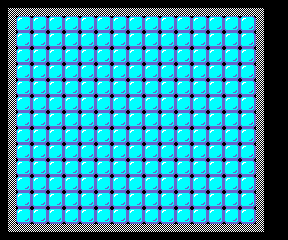

Below is a game level as drawn by its tile map, then a one-line description and the .tmx file that defines it, in full:
An orthogonal 18x15 tile map with 16x16 px tiles, 1 tile layer (Tile Layer 1).

<map version="1.9" tiledversion="1.9.2" orientation="orthogonal" renderorder="right-down" width="18" height="15" tilewidth="16" tileheight="16" infinite="0" nextlayerid="2" nextobjectid="1">
 <tileset firstgid="1" source="pa-tileset.tsx" />
 <layer id="1" name="Tile Layer 1" width="18" height="15">
  <data encoding="csv">
2,3,3,3,3,3,3,3,3,3,3,3,3,3,3,3,4,0,
9,10,10,10,10,10,10,10,10,10,10,10,10,10,10,10,5,0,
9,10,10,10,10,10,10,10,10,10,10,10,10,10,10,10,5,0,
9,10,10,10,10,10,10,10,10,10,10,10,10,10,10,10,5,0,
9,10,10,10,10,10,10,10,10,10,10,10,10,10,10,10,5,0,
9,10,10,10,10,10,10,10,10,10,10,10,10,10,10,10,5,0,
9,10,10,10,10,10,10,10,10,10,10,10,10,10,10,10,5,0,
9,10,10,10,10,10,10,10,10,10,10,10,10,10,10,10,5,0,
9,10,10,10,10,10,10,10,10,10,10,10,10,10,10,10,5,0,
9,10,10,10,10,10,10,10,10,10,10,10,10,10,10,10,5,0,
9,10,10,10,10,10,10,10,10,10,10,10,10,10,10,10,5,0,
9,10,10,10,10,10,10,10,10,10,10,10,10,10,10,10,5,0,
9,10,10,10,10,10,10,10,10,10,10,10,10,10,10,10,5,0,
9,10,10,10,10,10,10,10,10,10,10,10,10,10,10,10,5,0,
7,8,8,8,8,8,8,8,8,8,8,8,8,8,8,8,6,0
</data>
 </layer>
</map>
